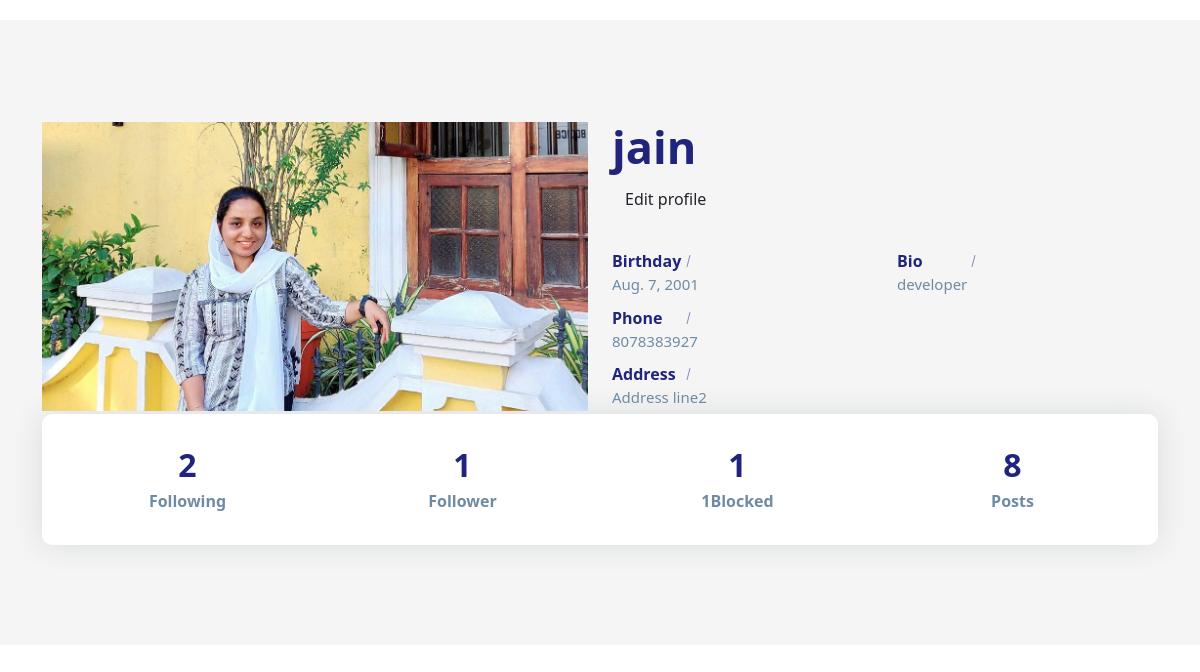
Page /profiles/2 (signed in) on the earlier database version.
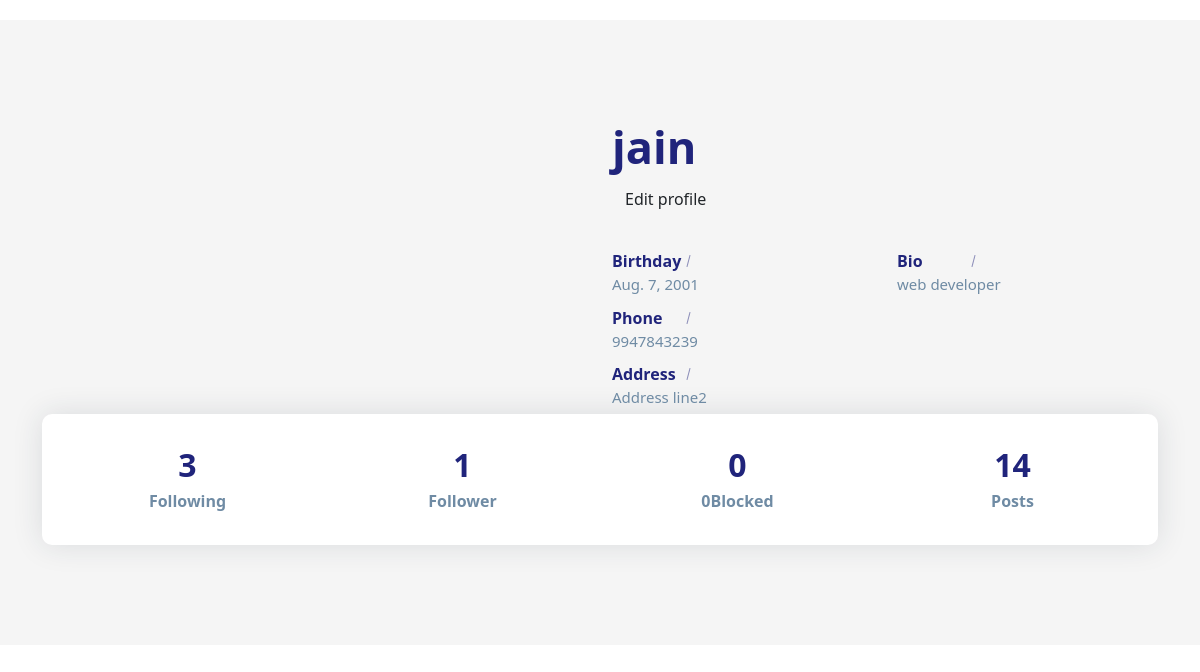
Same page on the later database version.
### social/models.py (models this page shows)
class UserProfile(models.Model):
    user=models.OneToOneField(User,on_delete=models.CASCADE,related_name="profile")
    address=models.CharField(max_length=200,null=True)
    phone=models.CharField(max_length=200,null=True)
    profile_pic=models.ImageField(upload_to="profilepics",null=True,blank=True)
    dob=models.DateField(null=True)
    bio=models.CharField(max_length=200,null=True)
    following=models.ManyToManyField("self",related_name="followed_by",symmetrical=False,null=True)
    block=models.ManyToManyField("self",related_name="blocked",symmetrical=False,null=True)
    def __str__(self):
        return self.user.username

### social/views.py (the view)
# urls.py: path('profiles/<int:pk>',views.ProfileDetailView.as_view(),name="profile-detail"),
@method_decorator(decs,name="dispatch")
class ProfileDetailView(DetailView):
    template_name="profile_detail.html"
    model=UserProfile
    context_object_name="data"

### social/templates/profile_detail.html (shortened to what this page needs)
<!DOCTYPE html>
{%load static%}
<html lang="en">
<head>
    <link href="https://cdn.jsdelivr.net/npm/bootstrap@5.3.2/dist/css/bootstrap.min.css" rel="stylesheet">
    <link rel="stylesheet" href="{%static 'social/css/profile.css'%}">
</head>
<body>
    <section class="section about-section gray-bg" id="about">
        <div class="container">
            <div class="row align-items-center flex-row-reverse">
                <div class="col-lg-6">
                    <div class="about-text go-to">
                        <h3 class="dark-color">{{data}}</h3>
                    {%if data.user == request.user%}
                    <a class="text-decoration-none btn" href="{% url 'profile-update' data.id %}">Edit profile</a>
                    {%endif%}
                        <div class="row about-list">
                            <div class="col-md-6">
                                <div class="media">
                                    <label>Birthday</label>
                                    <p>{{data.dob}}</p>
                                </div>
                                <div class="media">
                                    <label>Phone</label>
                                    <p>{{data.phone}}</p>
                                </div>
                                <div class="media">
                                    <label>Address</label>
                                    <p>{{data.address}}</p>
                                </div>
                            </div>
                            <div class="col-md-6">
                                <div class="media">
                                    <label>Bio</label>
                                    <p>{{data.bio}}</p>
                                </div>
                            </div>
                        </div>
                    </div>
                </div>
                <div class="col-lg-6">
                    <div class="about-avatar">
                       {%if data.profile_pic%}
                          <img src="{{data.profile_pic.url}}" alt="">
                          {%else%}
                           <img src="{%static 'social/images/profilepic.png'%}" title="" alt="">
                       {%endif%}
                    </div>
                </div>
            </div>
            <div class="counter">
                <div class="row">
                    <div class="col-6 col-lg-3">
                        <div class="count-data text-center">
                            <h6 class="count h2" data-to="500" data-speed="500">{{data.following.count}}</h6>
                            <p class="m-0px font-w-600">Following</p>
                        </div>
                    </div>
                    <div class="col-6 col-lg-3">
                        <div class="count-data text-center">
                            <h6 class="count h2" data-to="150" data-speed="150">{{data.followed_by.count}}</h6>
                            <p class="m-0px font-w-600">Follower</p>
                        </div>
                    </div>
                    <div class="col-6 col-lg-3">
                        <div class="count-data text-center">
                            <h6 class="count h2" data-to="850" data-speed="850">{{data.block.count}}</h6>
                            <p class="m-0px font-w-600">{{data.block.all.count}}Blocked</p>
                        </div>
                    </div>
                    <div class="col-6 col-lg-3">
                        <div class="count-data text-center">
                            <h6 class="count h2" data-to="190" data-speed="190">{{data.user.userpost.all.count}}</h6>
                            <p class="m-0px font-w-600">Posts</p>
                        </div>
                    </div>
                </div>
            </div>
        </div>
    </section>
</body>
</html>

Differences in the rows shown:
changed UserProfile "Address line2": phone "8078383927" → "9947843239"; bio "developer" → "web developer"; following.count "2" → "3"; block.count "1" → "0"; block.all.count "1" → "0"; user.userpost.all.count "8" → "14"; profile_pic: picture removed
